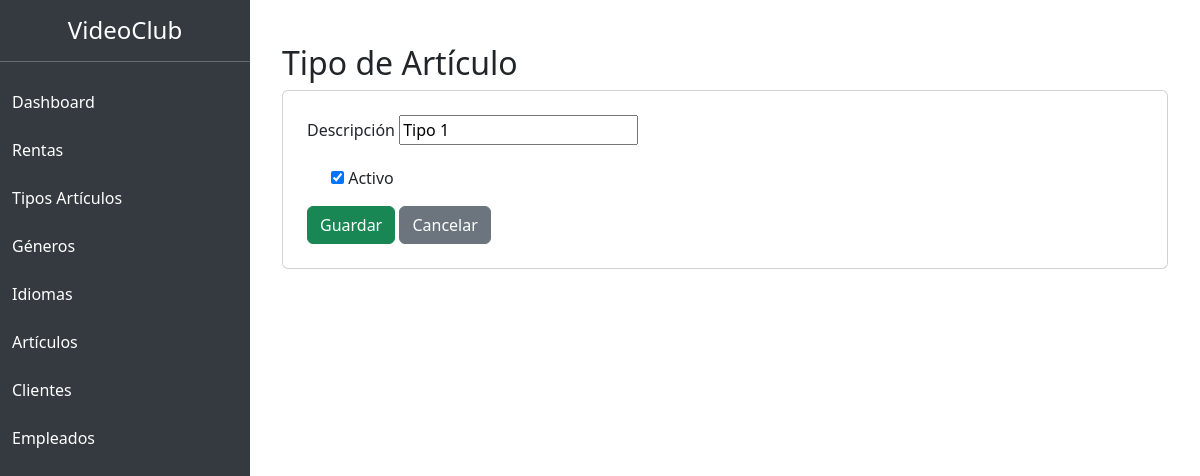
The app's page /tipos/editar/1/, older data.
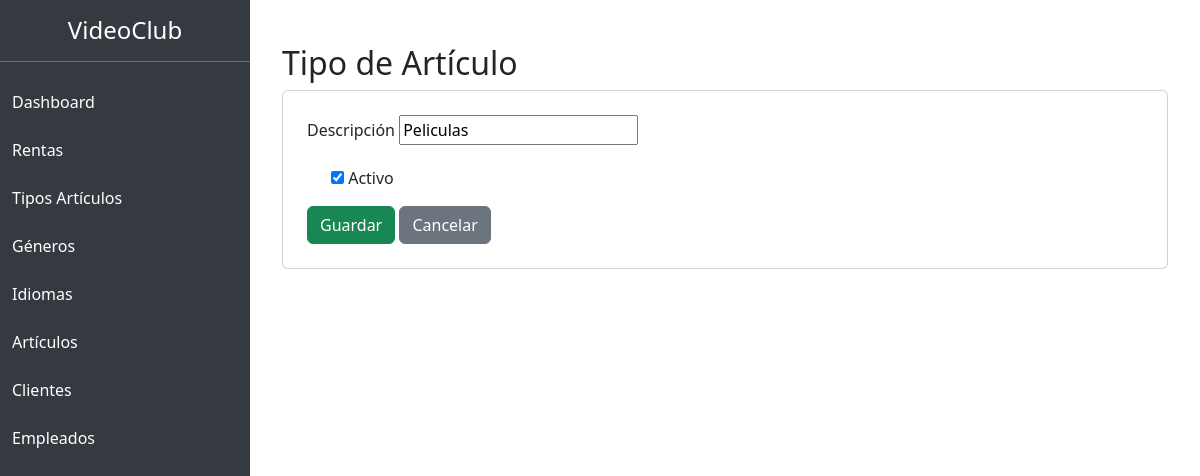
The same page, newer data.
### VideoClubApp/models.py (models this page shows, shortened)
class TipoArticulo(models.Model):
    descripcion = models.CharField(max_length=100)
    estado = models.BooleanField(default=True)

### VideoClubApp/views.py (the view)
# urls.py: path('tipos/editar/<int:id>/', views.editar_tipo, name='editar_tipo'),
def editar_tipo(request, id):
    tipo = get_object_or_404(TipoArticulo, id=id)
    form = TipoArticuloForm(request.POST or None, instance=tipo)
    if form.is_valid():
        form.save()
        return redirect('lista_tipos')
    return render(request, 'tipos/form.html', {'form': form})

### VideoClubApp/forms.py
class TipoArticuloForm(forms.ModelForm):
    class Meta:
        model = TipoArticulo
        fields = ['descripcion', 'estado']

### VideoClubApp/templates/tipos/form.html (shortened to what this page needs)
{% extends 'base.html' %}
{% block contenido %}
<div class="container mt-4">
<h2>Tipo de Artículo</h2>
<div class="card p-4">
<form method="post">
    <div class="mb-3">
        <label class="form-label">Descripción</label>
        {{ form.descripcion }}
    </div>
    <div class="form-check mb-3">
        {{ form.estado }}
        <label class="form-check-label">Activo</label>
    </div>
    <button type="submit" class="btn btn-success">
        Guardar
    </button>
    <a href="{% url 'lista_tipos' %}" class="btn btn-secondary">
        Cancelar
    </a>
</form>
</div>
</div>
{% endblock %}

Row changes from the older to the newer data that the page shows:
changed TipoArticulo: descripcion "Tipo 1" → "Peliculas"
